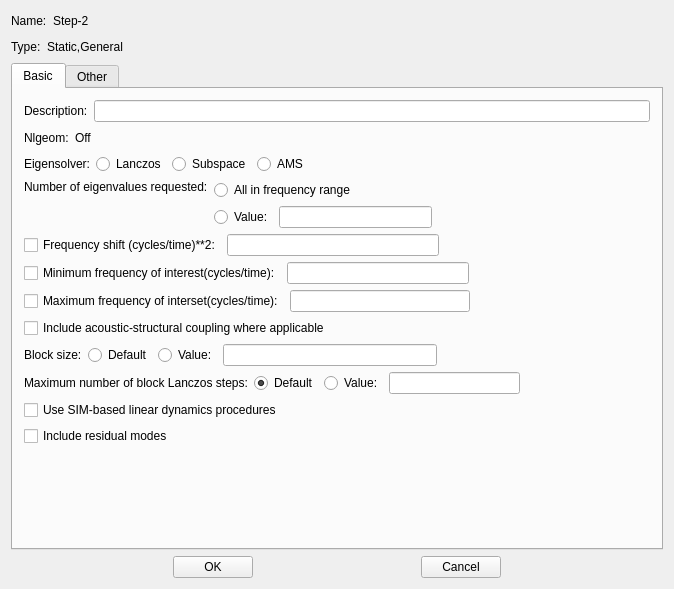
<?xml version="1.0" encoding="UTF-8"?>
<ui version="4.0">
 <class>StepEditWidget</class>
 <widget class="QWidget" name="StepEditWidget">
  <property name="geometry">
   <rect>
    <x>0</x>
    <y>0</y>
    <width>674</width>
    <height>589</height>
   </rect>
  </property>
  <property name="windowTitle">
   <string>StepEditWidget</string>
  </property>
  <layout class="QVBoxLayout" name="verticalLayout_4">
   <item>
    <layout class="QHBoxLayout" name="horizontalLayout">
     <item>
      <widget class="QLabel" name="label">
       <property name="text">
        <string>Name:</string>
       </property>
      </widget>
     </item>
     <item>
      <widget class="QLabel" name="label_StepName">
       <property name="text">
        <string>Step-2</string>
       </property>
      </widget>
     </item>
     <item>
      <spacer name="horizontalSpacer_2">
       <property name="orientation">
        <enum>Qt::Horizontal</enum>
       </property>
       <property name="sizeHint" stdset="0">
        <size>
         <width>40</width>
         <height>20</height>
        </size>
       </property>
      </spacer>
     </item>
    </layout>
   </item>
   <item>
    <layout class="QHBoxLayout" name="horizontalLayout_2">
     <item>
      <widget class="QLabel" name="label_3">
       <property name="text">
        <string>Type:</string>
       </property>
      </widget>
     </item>
     <item>
      <widget class="QLabel" name="label_StepType">
       <property name="text">
        <string>Static,General</string>
       </property>
      </widget>
     </item>
     <item>
      <spacer name="horizontalSpacer">
       <property name="orientation">
        <enum>Qt::Horizontal</enum>
       </property>
       <property name="sizeHint" stdset="0">
        <size>
         <width>40</width>
         <height>20</height>
        </size>
       </property>
      </spacer>
     </item>
    </layout>
   </item>
   <item>
    <widget class="QTabWidget" name="tabWidget">
     <property name="currentIndex">
      <number>0</number>
     </property>
     <widget class="QWidget" name="tab">
      <attribute name="title">
       <string>Basic</string>
      </attribute>
      <layout class="QVBoxLayout" name="verticalLayout_9">
       <item>
        <layout class="QHBoxLayout" name="horizontalLayout_3">
         <item>
          <widget class="QLabel" name="label_5">
           <property name="text">
            <string>Description:</string>
           </property>
          </widget>
         </item>
         <item>
          <widget class="QLineEdit" name="lineEdit_Description"/>
         </item>
        </layout>
       </item>
       <item>
        <layout class="QHBoxLayout" name="horizontalLayout_24">
         <item>
          <widget class="QLabel" name="label_29">
           <property name="text">
            <string>Nlgeom:</string>
           </property>
          </widget>
         </item>
         <item>
          <widget class="QLabel" name="label_30">
           <property name="text">
            <string>Off</string>
           </property>
          </widget>
         </item>
         <item>
          <spacer name="horizontalSpacer_23">
           <property name="orientation">
            <enum>Qt::Horizontal</enum>
           </property>
           <property name="sizeHint" stdset="0">
            <size>
             <width>40</width>
             <height>20</height>
            </size>
           </property>
          </spacer>
         </item>
        </layout>
       </item>
       <item>
        <layout class="QHBoxLayout" name="horizontalLayout_25">
         <item>
          <widget class="QLabel" name="label_31">
           <property name="text">
            <string>Eigensolver:</string>
           </property>
          </widget>
         </item>
         <item>
          <widget class="QRadioButton" name="radioButton_Lanczos">
           <property name="text">
            <string>Lanczos</string>
           </property>
           <property name="checked">
            <bool>true</bool>
           </property>
          </widget>
         </item>
         <item>
          <widget class="QRadioButton" name="radioButton_Subspace">
           <property name="text">
            <string>Subspace</string>
           </property>
          </widget>
         </item>
         <item>
          <widget class="QRadioButton" name="radioButton_AMS">
           <property name="text">
            <string>AMS</string>
           </property>
          </widget>
         </item>
         <item>
          <spacer name="horizontalSpacer_24">
           <property name="orientation">
            <enum>Qt::Horizontal</enum>
           </property>
           <property name="sizeHint" stdset="0">
            <size>
             <width>40</width>
             <height>20</height>
            </size>
           </property>
          </spacer>
         </item>
        </layout>
       </item>
       <item>
        <layout class="QHBoxLayout" name="horizontalLayout_5">
         <item>
          <layout class="QVBoxLayout" name="verticalLayout_3">
           <item>
            <widget class="QLabel" name="label_6">
             <property name="text">
              <string>Number of eigenvalues requested:</string>
             </property>
            </widget>
           </item>
           <item>
            <spacer name="verticalSpacer_4">
             <property name="orientation">
              <enum>Qt::Vertical</enum>
             </property>
             <property name="sizeHint" stdset="0">
              <size>
               <width>20</width>
               <height>40</height>
              </size>
             </property>
            </spacer>
           </item>
          </layout>
         </item>
         <item>
          <layout class="QVBoxLayout" name="verticalLayout_2">
           <item>
            <widget class="QRadioButton" name="radioButton_AllInFrequency">
             <property name="text">
              <string>All in frequency range</string>
             </property>
             <property name="checked">
              <bool>true</bool>
             </property>
            </widget>
           </item>
           <item>
            <layout class="QHBoxLayout" name="horizontalLayout_4">
             <item>
              <widget class="QRadioButton" name="radioButton_Eigenvalues">
               <property name="text">
                <string>Value:</string>
               </property>
              </widget>
             </item>
             <item>
              <widget class="QLineEdit" name="lineEdit_Eigenvalues"/>
             </item>
            </layout>
           </item>
          </layout>
         </item>
         <item>
          <spacer name="horizontalSpacer_12">
           <property name="orientation">
            <enum>Qt::Horizontal</enum>
           </property>
           <property name="sizeHint" stdset="0">
            <size>
             <width>40</width>
             <height>20</height>
            </size>
           </property>
          </spacer>
         </item>
        </layout>
       </item>
       <item>
        <layout class="QHBoxLayout" name="horizontalLayout_6">
         <item>
          <widget class="QCheckBox" name="checkBox_FrequencyShift">
           <property name="text">
            <string>Frequency shift (cycles/time)**2:</string>
           </property>
          </widget>
         </item>
         <item>
          <widget class="QLineEdit" name="lineEdit_FrequencyShift"/>
         </item>
         <item>
          <spacer name="horizontalSpacer_21">
           <property name="orientation">
            <enum>Qt::Horizontal</enum>
           </property>
           <property name="sizeHint" stdset="0">
            <size>
             <width>40</width>
             <height>20</height>
            </size>
           </property>
          </spacer>
         </item>
        </layout>
       </item>
       <item>
        <layout class="QHBoxLayout" name="horizontalLayout_7">
         <item>
          <widget class="QCheckBox" name="checkBox_MinFrequency">
           <property name="text">
            <string>Minimum frequency of interest(cycles/time):</string>
           </property>
          </widget>
         </item>
         <item>
          <widget class="QLineEdit" name="lineEdit_MinFreqency"/>
         </item>
         <item>
          <spacer name="horizontalSpacer_22">
           <property name="orientation">
            <enum>Qt::Horizontal</enum>
           </property>
           <property name="sizeHint" stdset="0">
            <size>
             <width>40</width>
             <height>20</height>
            </size>
           </property>
          </spacer>
         </item>
        </layout>
       </item>
       <item>
        <layout class="QHBoxLayout" name="horizontalLayout_26">
         <item>
          <widget class="QCheckBox" name="checkBox_MaxFrequency">
           <property name="text">
            <string>Maximum frequency of interset(cycles/time):</string>
           </property>
          </widget>
         </item>
         <item>
          <widget class="QLineEdit" name="lineEdit_MaxFrequency"/>
         </item>
         <item>
          <spacer name="horizontalSpacer_25">
           <property name="orientation">
            <enum>Qt::Horizontal</enum>
           </property>
           <property name="sizeHint" stdset="0">
            <size>
             <width>40</width>
             <height>20</height>
            </size>
           </property>
          </spacer>
         </item>
        </layout>
       </item>
       <item>
        <widget class="QCheckBox" name="checkBox_IncludeAcoustic">
         <property name="text">
          <string>Include acoustic-structural coupling where applicable</string>
         </property>
        </widget>
       </item>
       <item>
        <layout class="QHBoxLayout" name="horizontalLayout_27">
         <item>
          <widget class="QLabel" name="label_8">
           <property name="text">
            <string>Block size:</string>
           </property>
          </widget>
         </item>
         <item>
          <widget class="QRadioButton" name="radioButton_BlockSizeDefault">
           <property name="text">
            <string>Default</string>
           </property>
           <property name="checked">
            <bool>true</bool>
           </property>
          </widget>
         </item>
         <item>
          <widget class="QRadioButton" name="radioButton_BlockSizeValue">
           <property name="text">
            <string>Value:</string>
           </property>
          </widget>
         </item>
         <item>
          <widget class="QLineEdit" name="lineEdit_BlockSizeValue"/>
         </item>
         <item>
          <spacer name="horizontalSpacer_27">
           <property name="orientation">
            <enum>Qt::Horizontal</enum>
           </property>
           <property name="sizeHint" stdset="0">
            <size>
             <width>40</width>
             <height>20</height>
            </size>
           </property>
          </spacer>
         </item>
        </layout>
       </item>
       <item>
        <layout class="QHBoxLayout" name="horizontalLayout_28">
         <item>
          <widget class="QLabel" name="label_9">
           <property name="text">
            <string>Maximum number of block Lanczos steps:</string>
           </property>
          </widget>
         </item>
         <item>
          <widget class="QRadioButton" name="radioButton_MaxBlockLanczosDefault">
           <property name="text">
            <string>Default</string>
           </property>
           <property name="checked">
            <bool>true</bool>
           </property>
          </widget>
         </item>
         <item>
          <widget class="QRadioButton" name="radioButton_MaxBlockLanczos">
           <property name="text">
            <string>Value:</string>
           </property>
          </widget>
         </item>
         <item>
          <widget class="QLineEdit" name="lineEdit_MaxBlockLanczos"/>
         </item>
         <item>
          <spacer name="horizontalSpacer_28">
           <property name="orientation">
            <enum>Qt::Horizontal</enum>
           </property>
           <property name="sizeHint" stdset="0">
            <size>
             <width>40</width>
             <height>20</height>
            </size>
           </property>
          </spacer>
         </item>
        </layout>
       </item>
       <item>
        <widget class="QCheckBox" name="checkBox_UseSIMbased">
         <property name="text">
          <string>Use SIM-based linear dynamics procedures</string>
         </property>
        </widget>
       </item>
       <item>
        <widget class="QCheckBox" name="checkBox_IncludeResidual">
         <property name="text">
          <string>Include residual modes</string>
         </property>
        </widget>
       </item>
       <item>
        <spacer name="verticalSpacer">
         <property name="orientation">
          <enum>Qt::Vertical</enum>
         </property>
         <property name="sizeHint" stdset="0">
          <size>
           <width>20</width>
           <height>240</height>
          </size>
         </property>
        </spacer>
       </item>
      </layout>
     </widget>
     <widget class="QWidget" name="tab_3">
      <attribute name="title">
       <string>Other</string>
      </attribute>
      <layout class="QVBoxLayout" name="verticalLayout">
       <item>
        <widget class="QGroupBox" name="groupBox">
         <property name="title">
          <string>Equation Solver</string>
         </property>
         <layout class="QVBoxLayout" name="verticalLayout_5">
          <item>
           <layout class="QHBoxLayout" name="horizontalLayout_13">
            <item>
             <widget class="QLabel" name="label_18">
              <property name="text">
               <string>Matrix storage:</string>
              </property>
             </widget>
            </item>
            <item>
             <widget class="QRadioButton" name="radioButton_7">
              <property name="text">
               <string>Use solver default</string>
              </property>
              <property name="checked">
               <bool>false</bool>
              </property>
             </widget>
            </item>
            <item>
             <widget class="QRadioButton" name="radioButton_8">
              <property name="text">
               <string>Unsymmetric</string>
              </property>
             </widget>
            </item>
            <item>
             <widget class="QRadioButton" name="radioButton_Symmetric">
              <property name="text">
               <string>Symmetric</string>
              </property>
              <property name="checked">
               <bool>true</bool>
              </property>
             </widget>
            </item>
            <item>
             <spacer name="horizontalSpacer_10">
              <property name="orientation">
               <enum>Qt::Horizontal</enum>
              </property>
              <property name="sizeHint" stdset="0">
               <size>
                <width>40</width>
                <height>20</height>
               </size>
              </property>
             </spacer>
            </item>
           </layout>
          </item>
          <item>
           <layout class="QHBoxLayout" name="horizontalLayout_23">
            <item>
             <widget class="QLabel" name="label_28">
              <property name="text">
               <string>Warning:</string>
              </property>
             </widget>
            </item>
            <item>
             <widget class="QLabel" name="label_19">
              <property name="sizePolicy">
               <sizepolicy hsizetype="Expanding" vsizetype="Preferred">
                <horstretch>0</horstretch>
                <verstretch>0</verstretch>
               </sizepolicy>
              </property>
              <property name="text">
               <string>The analysis code may override your matrix storage choice. See *STEP in the Abaqus Keywords Reference Manual.</string>
              </property>
              <property name="wordWrap">
               <bool>true</bool>
              </property>
             </widget>
            </item>
           </layout>
          </item>
         </layout>
        </widget>
       </item>
       <item>
        <layout class="QHBoxLayout" name="horizontalLayout_17">
         <item>
          <widget class="QLabel" name="label_10">
           <property name="text">
            <string>Normalize eigenvectors by:</string>
           </property>
          </widget>
         </item>
         <item>
          <widget class="QRadioButton" name="radioButton_Displacement">
           <property name="text">
            <string>Displacement</string>
           </property>
           <property name="checked">
            <bool>true</bool>
           </property>
          </widget>
         </item>
         <item>
          <widget class="QRadioButton" name="radioButton_Mass">
           <property name="text">
            <string>Mass</string>
           </property>
          </widget>
         </item>
         <item>
          <spacer name="horizontalSpacer_11">
           <property name="orientation">
            <enum>Qt::Horizontal</enum>
           </property>
           <property name="sizeHint" stdset="0">
            <size>
             <width>40</width>
             <height>20</height>
            </size>
           </property>
          </spacer>
         </item>
        </layout>
       </item>
       <item>
        <layout class="QHBoxLayout" name="horizontalLayout_19">
         <item>
          <widget class="QCheckBox" name="checkBox_Evaluate">
           <property name="text">
            <string>Evaluate depent properties at frequency:</string>
           </property>
          </widget>
         </item>
         <item>
          <widget class="QLineEdit" name="lineEdit_Evaluate"/>
         </item>
         <item>
          <spacer name="horizontalSpacer_17">
           <property name="orientation">
            <enum>Qt::Horizontal</enum>
           </property>
           <property name="sizeHint" stdset="0">
            <size>
             <width>40</width>
             <height>20</height>
            </size>
           </property>
          </spacer>
         </item>
        </layout>
       </item>
       <item>
        <spacer name="verticalSpacer_2">
         <property name="orientation">
          <enum>Qt::Vertical</enum>
         </property>
         <property name="sizeHint" stdset="0">
          <size>
           <width>20</width>
           <height>40</height>
          </size>
         </property>
        </spacer>
       </item>
      </layout>
     </widget>
    </widget>
   </item>
   <item>
    <layout class="QHBoxLayout" name="horizontalLayout_8">
     <item>
      <spacer name="horizontalSpacer_3">
       <property name="orientation">
        <enum>Qt::Horizontal</enum>
       </property>
       <property name="sizeHint" stdset="0">
        <size>
         <width>40</width>
         <height>20</height>
        </size>
       </property>
      </spacer>
     </item>
     <item>
      <widget class="QPushButton" name="pushButton_OK">
       <property name="text">
        <string>OK</string>
       </property>
      </widget>
     </item>
     <item>
      <spacer name="horizontalSpacer_4">
       <property name="orientation">
        <enum>Qt::Horizontal</enum>
       </property>
       <property name="sizeHint" stdset="0">
        <size>
         <width>40</width>
         <height>20</height>
        </size>
       </property>
      </spacer>
     </item>
     <item>
      <widget class="QPushButton" name="pushButton_Cancel">
       <property name="text">
        <string>Cancel</string>
       </property>
      </widget>
     </item>
     <item>
      <spacer name="horizontalSpacer_5">
       <property name="orientation">
        <enum>Qt::Horizontal</enum>
       </property>
       <property name="sizeHint" stdset="0">
        <size>
         <width>40</width>
         <height>20</height>
        </size>
       </property>
      </spacer>
     </item>
    </layout>
   </item>
  </layout>
 </widget>
 <layoutdefault spacing="6" margin="11"/>
 <resources/>
 <connections/>
</ui>
